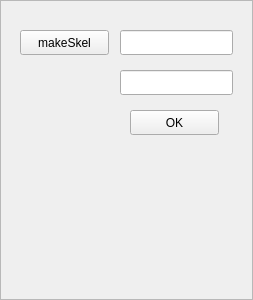
<?xml version="1.0" encoding="UTF-8"?>
<ui version="4.0">
 <class>SkeletonManager</class>
 <widget class="QFrame" name="SkeletonManager">
  <property name="geometry">
   <rect>
    <x>0</x>
    <y>0</y>
    <width>253</width>
    <height>300</height>
   </rect>
  </property>
  <property name="windowTitle">
   <string>Frame</string>
  </property>
  <property name="frameShape">
   <enum>QFrame::StyledPanel</enum>
  </property>
  <property name="frameShadow">
   <enum>QFrame::Raised</enum>
  </property>
  <widget class="QPushButton" name="butMakeSkel">
   <property name="geometry">
    <rect>
     <x>20</x>
     <y>30</y>
     <width>89</width>
     <height>25</height>
    </rect>
   </property>
   <property name="text">
    <string>makeSkel</string>
   </property>
  </widget>
  <widget class="QLineEdit" name="lineNumCompr">
   <property name="geometry">
    <rect>
     <x>120</x>
     <y>30</y>
     <width>113</width>
     <height>25</height>
    </rect>
   </property>
  </widget>
  <widget class="QPushButton" name="butNumCompr">
   <property name="geometry">
    <rect>
     <x>130</x>
     <y>110</y>
     <width>89</width>
     <height>25</height>
    </rect>
   </property>
   <property name="text">
    <string>OK</string>
   </property>
  </widget>
  <widget class="QLineEdit" name="lineAngleTH">
   <property name="geometry">
    <rect>
     <x>120</x>
     <y>70</y>
     <width>113</width>
     <height>25</height>
    </rect>
   </property>
  </widget>
 </widget>
 <resources/>
 <connections/>
</ui>
